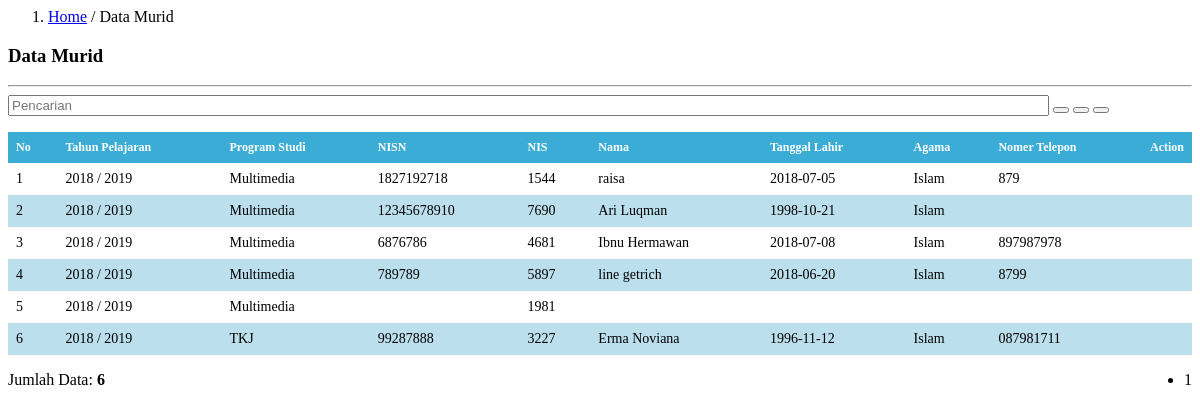
The page /tata-usaha/data-murid.php on the database as committed earlier.
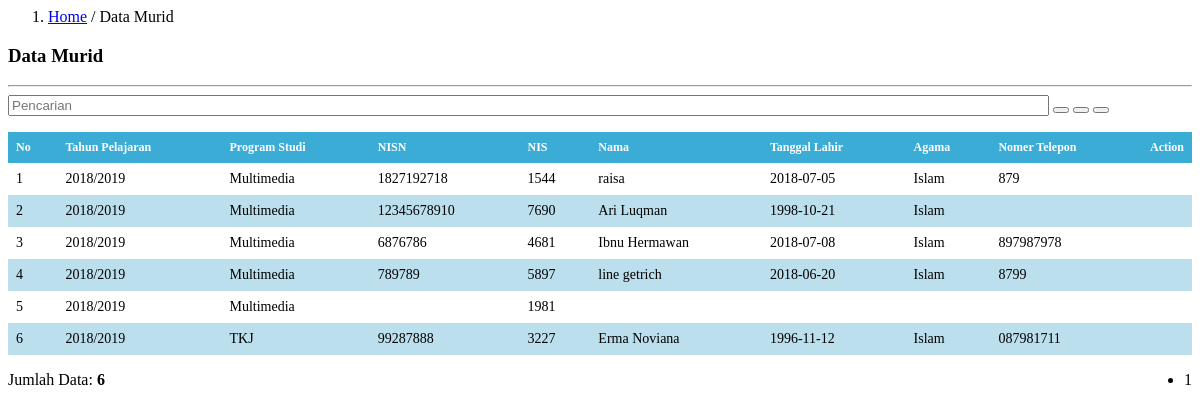
The same page on the database as committed later.
### tables this page shows
CREATE TABLE `tbl_data_calon_murid` (
  `id_calon_murid` int(10) NOT NULL,
  `tahun_pelajaran` varchar(20) NOT NULL,
  `prodi` varchar(50) NOT NULL,
  `nisn` varchar(30) NOT NULL,
  `nama` varchar(100) NOT NULL,
  `nama_panggilan` varchar(50) NOT NULL,
  `jenis_kelamin` varchar(10) NOT NULL,
  `tempat_lahir` varchar(20) NOT NULL,
  `tgl_lahir` varchar(20) NOT NULL,
  `agama` varchar(20) NOT NULL,
  `kewarganegaraan` varchar(50) NOT NULL,
  `anak_ke` varchar(20) NOT NULL,
  `status_perwalian` varchar(50) NOT NULL,
  `perwalian_oleh` varchar(20) NOT NULL,
  `jml_saudara_kandung` int(10) NOT NULL,
  `jml_saudara_tiri` int(10) NOT NULL,
  `jml_saudara_angkat` int(10) NOT NULL,
  `status_keluarga` varchar(20) NOT NULL,
  `bahasa` varchar(30) NOT NULL,
  `alamat` varchar(100) NOT NULL,
  `telepon_rumah` varchar(20) NOT NULL,
  `status_tinggal` varchar(20) NOT NULL,
  `jarak` varchar(20) NOT NULL,
  `transportasi` varchar(30) NOT NULL,
  `asal_sekolah` varchar(100) NOT NULL,
  `nomor_ijazah` varchar(20) NOT NULL,
  `tgl_ijazah` varchar(20) NOT NULL,
  `lama_belajar` varchar(20) NOT NULL,
  `jml_un` varchar(10) NOT NULL,
  `berat_badan` varchar(10) NOT NULL,
  `tinggi_badan` varchar(10) NOT NULL,
  `goldar` varchar(10) NOT NULL,
  `penyakit` varchar(100) NOT NULL,
  `kelainan` varchar(100) NOT NULL,
  `nama_ayah` varchar(50) NOT NULL,
  `tempat_lahir_ayah` varchar(50) NOT NULL,
  `tgl_lahir_ayah` varchar(50) NOT NULL,
  `pekerjaan_ayah` varchar(50) NOT NULL,
  `penghasilan_ayah` varchar(50) NOT NULL,
  `pendidikan_ayah` varchar(20) NOT NULL,
  `kewarganegaraan_ayah` varchar(50) NOT NULL,
  `nama_ibu` varchar(50) NOT NULL,
  `tempat_lahir_ibu` varchar(50) NOT NULL,
  `tgl_lahir_ibu` varchar(20) NOT NULL,
  `pekerjaan_ibu` varchar(50) NOT NULL,
  `penghasilan_ibu` varchar(50) NOT NULL,
  `pendidikan_ibu` varchar(20) NOT NULL,
  `kewarganegaraan_ibu` varchar(50) NOT NULL,
  `alamat_orangtua` varchar(100) NOT NULL,
  `nomor_hp` varchar(20) NOT NULL,
  `pengeluaran` varchar(50) NOT NULL,
  `jml_keluarga_kerja` int(10) NOT NULL,
  `jml_keluarga_menikah` int(10) NOT NULL,
  `nama_wali` varchar(50) NOT NULL,
  `tempat_lahir_wali` varchar(50) NOT NULL,
  `tgl_lahir_wali` varchar(20) NOT NULL,
  `pekerjaan_wali` varchar(50) NOT NULL,
  `penghasilan_wali` varchar(50) NOT NULL,
  `pendidikan_wali` varchar(20) NOT NULL,
  `kewarganegaraan_wali` varchar(50) NOT NULL,
  `alamat_wali` varchar(100) NOT NULL,
  `nomor_hp_wali` varchar(20) NOT NULL,
  `pengeluaran_wali` varchar(50) NOT NULL,
  `jml_wali_kerja` int(20) NOT NULL,
  `jml_wali_menikah` int(20) NOT NULL,
  `kesenian` varchar(100) NOT NULL,
  `olahraga` varchar(100) NOT NULL,
  `organisasi` varchar(100) NOT NULL,
  `hasta_karya` varchar(100) NOT NULL,
  `bakat_lulus` varchar(100) NOT NULL,
  `cita_cita` varchar(100) NOT NULL,
  `tgl_daftar` varchar(20) NOT NULL,
  `syarat_nisn` varchar(100) NOT NULL,
  `syarat_ijazah` varchar(100) NOT NULL,
  `syarat_kk` varchar(100) NOT NULL,
  `syarat_akte` varchar(100) NOT NULL,
  `syarat_foto` varchar(100) NOT NULL,
  `kode_daftar` int(10) NOT NULL,
  `status` int(2) NOT NULL
);

### tata-usaha/data-murid.php (the view, shortened to what the changed rows need)
<div class="col-md-10">
  <form class="form-horizontal" method="POST">
      <table class="table table-striped">
        <thead>
          <tr>
            <th>No</th>
            <th>Tahun Pelajaran</th>
            <th>Program Studi</th>
            <th>NISN</th>
            <th>NIS</th>
            <th>Nama</th>
            <th>Tanggal Lahir</th>
            <th>Agama</th>
            <th>Nomer Telepon</th>
            <th><center>Action</center></th>
          </tr>
        </thead>
        <tbody>
          <?php
            include '../config/koneksi.php';
            $batas  = 8;
            $hal    = @$_GET['hal'];
            if (empty($hal)) {
              $posisi = 0;
            } else {
              $posisi = ($hal - 1) * $batas;
            }
            if($_SERVER['REQUEST_METHOD'] == "POST") {
              $pencarian = trim(mysqli_real_escape_string($konek, $_POST['pencarian']));
              if ($pencarian != '') {
                $sql = "SELECT * FROM tbl_data_calon_murid WHERE status='1' AND nama LIKE '%$pencarian%' OR kode_daftar LIKE '%$pencarian' OR tahun_pelajaran LIKE '%$pencarian' OR prodi LIKE '%$pencarian' OR nisn LIKE '%$pencarian' OR agama LIKE '%$pencarian' ORDER BY id_calon_murid DESC";
                $query = $sql;
                $queryJml = $sql;
              } else {
                $query = "SELECT * FROM tbl_data_calon_murid WHERE status='1' ORDER BY id_calon_murid DESC LIMIT $posisi, $batas ";
                $queryJml = "SELECT * FROM tbl_data_calon_murid WHERE status='1' ORDER BY id_calon_murid DESC";
                $no = $posisi + 1;
              }
            } else {
              $query = "SELECT * FROM tbl_data_calon_murid WHERE status='1' ORDER BY id_calon_murid DESC LIMIT $posisi, $batas ";
            }
            $querydata = mysqli_query($konek, $query)or die(mysqli_error());
                    if(mysqli_num_rows($querydata) == 0){
                      echo '<tr><td colspan="12" align="center">Tidak ada data!</td></tr>';
                    }
                      else
                    {
                      $no = 1;
                      while($data = mysqli_fetch_array($querydata)){
                        echo '<tr>';
                        echo '<td>'.$no.'</td>';
                        echo '<td>'.$data['tahun_pelajaran'].'</td>';
                        echo '<td>'.$data['prodi'].'</td>';
                        echo '<td>'.$data['nisn'].'</td>';
                        echo '<td>'.$data['kode_daftar'].'</td>';
                        echo '<td>'.$data['nama'].'</td>';
                        echo '<td>'.$data['tgl_lahir'].'</td>';
                        echo '<td>'.$data['agama'].'</td>';
                        echo '<td>'.$data['telepon_rumah'].'</td>';
                        echo '<td  width="20"><center><a data-toggle="tooltip" data-placement="left" title="Lihat Data Lengkap" href=tu.php?content=edit-murid&&id_calon_murid='.$data['id_calon_murid'].'><i class="fa fa-bars fa-fw"></i></a></center></td>';
                        echo '</tr>';
                        $no++;
                      }
                    }
                ?>
        </tbody>
      </table>
    </form>
</div>

Rows that differ between the two databases and show on the page:
changed tbl_data_calon_murid "raisa": tahun_pelajaran "2018 / 2019" → "2018/2019"
changed tbl_data_calon_murid "Ari Luqman": tahun_pelajaran "2018 / 2019" → "2018/2019"
changed tbl_data_calon_murid "Ibnu Hermawan": tahun_pelajaran "2018 / 2019" → "2018/2019"
changed tbl_data_calon_murid "line getrich": tahun_pelajaran "2018 / 2019" → "2018/2019"
changed tbl_data_calon_murid (number 5 of 6 on the later page): tahun_pelajaran "2018 / 2019" → "2018/2019"
changed tbl_data_calon_murid "TKJ": tahun_pelajaran "2018 / 2019" → "2018/2019"
